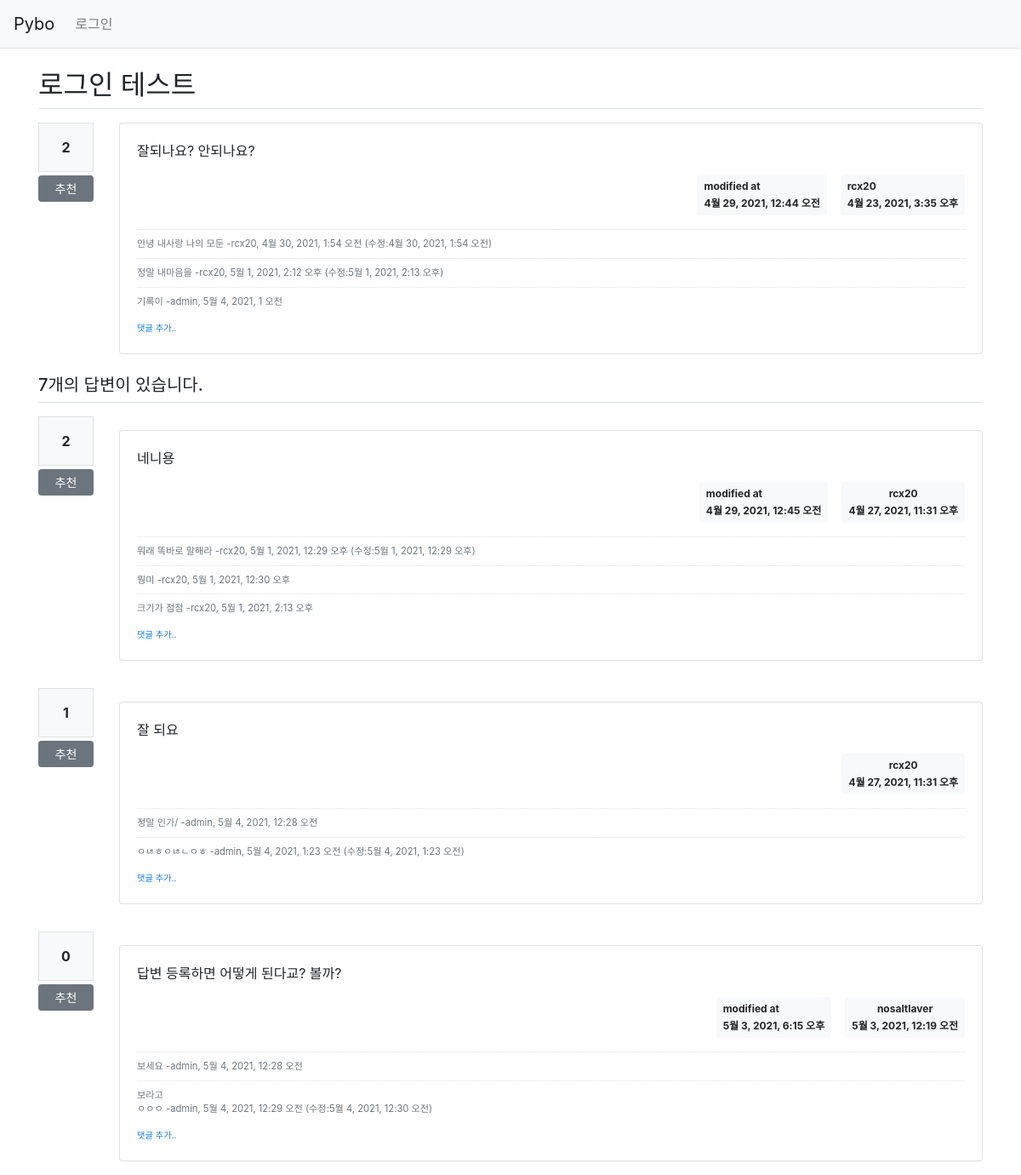
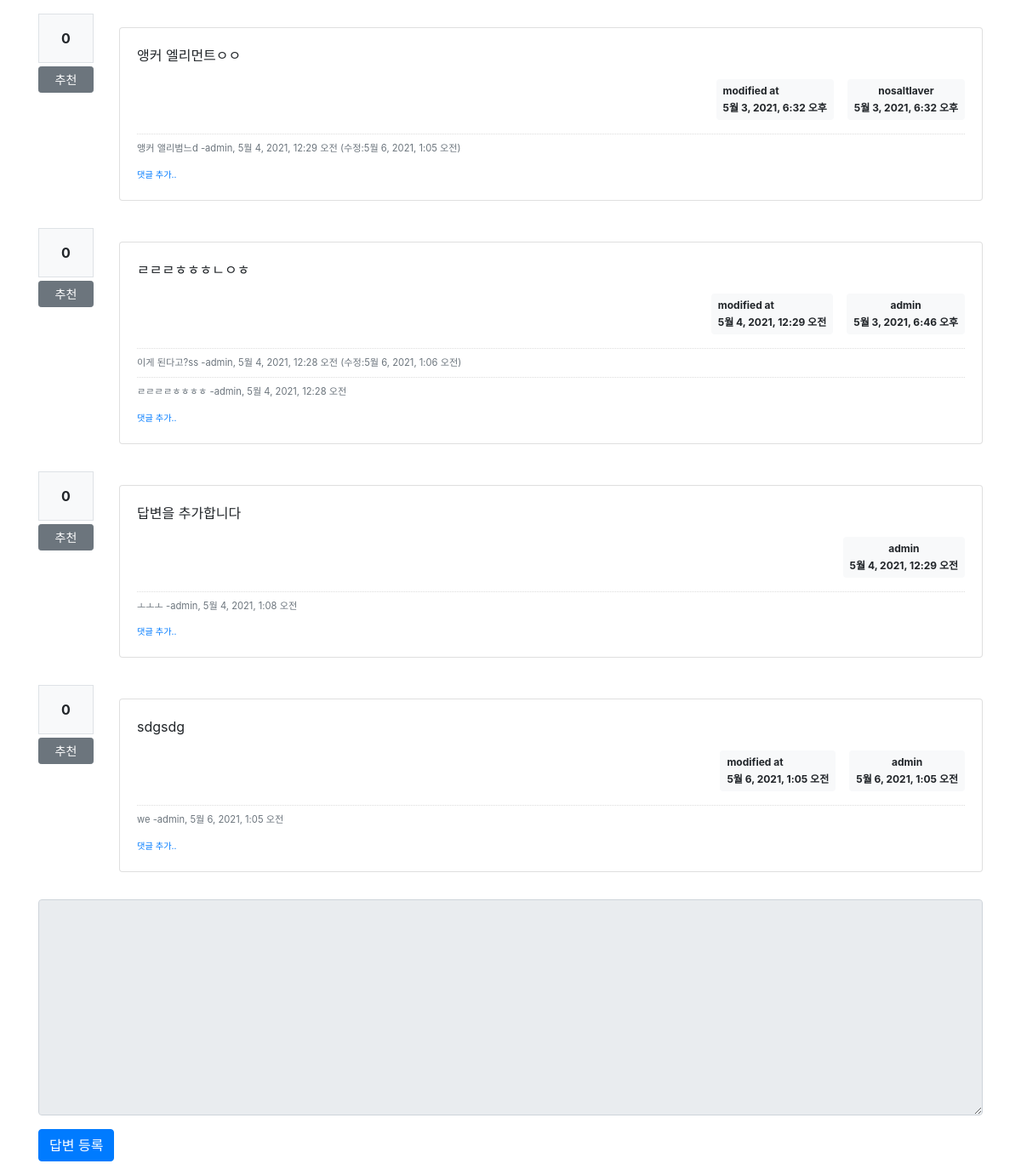
The page /pybo/307/ on the database its author committed (2 pictures, top to bottom).
### pybo/models.py (models this page shows, shortened)
class Question(models.Model):
    author=models.ForeignKey(User, on_delete=models.CASCADE, related_name='author_question')
    subject=models.CharField(max_length=200)
    content=models.TextField()
    create_date=models.DateTimeField()
    modify_date=models.DateTimeField(null=True, blank=True)
    voter=models.ManyToManyField(User, related_name='voter_question')

class Comment(models.Model):
    author=models.ForeignKey(User, on_delete=models.CASCADE)
    content=models.TextField()
    create_date=models.DateTimeField()
    modify_date=models.DateTimeField(null=True, blank=True)
    question=models.ForeignKey(Question, null=True, blank=True, on_delete=models.CASCADE)
    answer=models.ForeignKey(Answer, null=True, blank=True, on_delete=models.CASCADE)

class Answer(models.Model):
    author=models.ForeignKey(User, on_delete=models.CASCADE, related_name='author_answer')
    question=models.ForeignKey(Question, on_delete=models.CASCADE)
    content=models.TextField()
    create_date=models.DateTimeField()
    modify_date=models.DateTimeField(null=True, blank=True)
    voter=models.ManyToManyField(User, related_name='voter_answer')

### pybo/views/base_views.py (the view)
# urls.py: path('<int:question_id>/',base_views.detail, name='detail'),
def detail(request, question_id):
    question=get_object_or_404(Question, pk=question_id)
    context={'question':question}
    return render(request, 'pybo/question_detail.html', context)

### pybo/templatetags/pybo_filter.py (called while the page is built)
@register.filter()
def mark(value):
    extensions=["nl2br","fenced_code"]
    return mark_safe(markdown.markdown(value, extension=extensions))

### templates/pybo/question_detail.html (shortened to what this page needs)
{% extends 'base.html' %}
{% load pybo_filter %}
{% block content %}
<div class="container my-3">
    <h2 class="border-bottom py-2">{{question.subject}}</h2>
    <div class="row my-3">
        <div class="col-1">
            <div class="bg-light text-center p-3 border font-weight-bolder mb-1">
                {{question.voter.count}}
            </div>
            <a href="#" data-uri="{% url 'pybo:vote_question' question.id %}" class="recommend btn btn-sm btn-secondary btn-block my-1">
                추천
            </a>
        </div>
        <div class="col-11">
            <div class="card">
                <div class="card-body">
                    <div class="card-text">
                        {{question.content|mark}}
                    </div>
                    <div class="d-flex justify-content-end">
                        {% if question.modify_date %}
                            <div class="badge badge-light p-2 text-left mx-3">
                                <div class="mb-2">modified at</div>
                                <div>{{ question.modify_date }}</div>
                            </div>
                        {% endif %}
                        <div class="badge badge-light p-2 text-left">
                            <div class="mb-2">{{ question.author.username }}</div>
                            <div>{{question.create_date}}</div>
                        </div>
                    </div>
                    {% if question.comment_set.count > 0 %}
                        <div class="mt-3">
                            {% for comment in question.comment_set.all %}
                                <div class="comment py-2 text-muted">
                                    <span style="white-space: pre-line;">{{ comment.content }}</span>
                                    <span>
                                        -{{ comment.author }}, {{ comment.create_date}}
                                        {% if comment.modify_date %}
                                        (수정:{{ comment.modify_date }})
                                        {% endif %}
                                    </span>
                                </div>
                            {% endfor %}
                        </div>
                    {% endif %}
                    <div>
                        <a href="{% url 'pybo:comment_create_question' question.id %}" class="small"><small>댓글 추가..</small></a>
                    </div>
                </div>
            </div>
        </div>
    </div>
    <h5 class="border-bottom my-3 py-2">
        {{ question.answer_set.count }}개의 답변이 있습니다.
    </h5>
    {% for answer in question.answer_set.all %}
        <div class="row my-3">
            <div class="col-1">
                <div class="bg-light text-center p-3 border font-weight-bolder mb-1">
                    {{answer.voter.count}}
                </div>
                <a href="#" data-uri="{% url 'pybo:vote_answer' answer.id %}" class="recommend btn btn-sm btn-secondary btn-block my-1">
                    추천
                </a>
            </div>
            <div class="col-11">
                <div class="card my-3">
                    <div class="card-body">
                        <div class="card-text">
                            {{answer.content|mark}}
                        </div>
                        <div class="d-flex justify-content-end">
                            {% if answer.modify_date %}
                                <div class="badge badge-light p-2 text-left mx-3">
                                    <div class="mb-2">modified at</div>
                                    <div>{{ answer.modify_date }}</div>
                                </div>
                            {% endif %}
                            <div class="badge badge-light p-2" text-left>
                                <div class='mb-2'>{{ answer.author.username }}</div>
                                <div> {{answer.create_date}} </div>
                            </div>
                        </div>
                        {% if answer.comment_set.count > 0 %}
                            <div class="mt-3">
                                {% for comment in answer.comment_set.all %}
                                    <div class="comment py-2 text-muted">
                                        <sapn style="white-space: pre-line;">{{ comment.content }}</sapn>
                                        <sapn>
                                            -{{ comment.author }}, {{ comment.create_date }}
                                            {% if comment.modify_date %}
                                            (수정:{{ comment.modify_date }})
                                            {% endif %}
                                        </sapn>
                                    </div>
                                {% endfor %}
                            </div>
                        {% endif %}
                        <div>
                            <a href="{% url 'pybo:comment_create_answer' answer.id %}" class="small"><small>댓글 추가..</small></a>
                        </div>
                    </div>
                </div>
            </div>
        </div>
    {% endfor %}
    <form action="{% url 'pybo:answer_create' question.id %}" method="post" class="my-3">
        <div class="form-group">
            <textarea name="content" id="content"
            {% if not user.is_authenticated %}disabled{% endif %}
            class="form-control" rows="10"></textarea>
        </div>
        <input type="submit" value="답변 등록" class="btn btn-primary">
    </form>
</div>
{% endblock %}

### static/style.css (style rules this page uses)
.comment { border-top:dotted 1px #ddd; font-size:0.7em; }

### rows shown on the page
Question: subject "로그인 테스트", voter.count "2", content|mark "잘되나요? 안되나요?", modify_date "4월 29, 2021, 12:44 오전", author.username "rcx20", create_date "4월 23, 2021, 3:35 오후", answer_set.count "7"
Comment: content "안녕 내사랑 나의 모둔", author "rcx20", create_date "4월 30, 2021, 1:54 오전", modify_date "4월 30, 2021, 1:54 오전"
Comment: content "정말 내마음을", author "rcx20", create_date "5월 1, 2021, 2:12 오후", modify_date "5월 1, 2021, 2:13 오후"
Comment: content "기록이", author "admin", create_date "5월 4, 2021, 1 오전"
Answer: voter.count "2", content|mark "네니용", modify_date "4월 29, 2021, 12:45 오전", author.username "rcx20", create_date "4월 27, 2021, 11:31 오후"
Comment: content "뭐래 똑바로 말해라", author "rcx20", create_date "5월 1, 2021, 12:29 오후", modify_date "5월 1, 2021, 12:29 오후"
Comment: content "뭥미", author "rcx20", create_date "5월 1, 2021, 12:30 오후"
Comment: content "크기가 점점", author "rcx20", create_date "5월 1, 2021, 2:13 오후"
Answer: voter.count "1", content|mark "잘 되요", author.username "rcx20", create_date "4월 27, 2021, 11:31 오후"
Comment: content "정말 인가/", author "admin", create_date "5월 4, 2021, 12:28 오전"
Comment: content "ㅇㄶㅎㅇㄶㄴㅇㅎ", author "admin", create_date "5월 4, 2021, 1:23 오전", modify_date "5월 4, 2021, 1:23 오전"
Answer: voter.count "0", content|mark "답변 등록하면 어떻게 된다교? 볼까?", modify_date "5월 3, 2021, 6:15 오후", author.username "nosaltlaver", create_date "5월 3, 2021, 12:19 오전"
Comment: content "보세요", author "admin", create_date "5월 4, 2021, 12:28 오전"
Comment: content "보라고 ㅇㅇㅇ", author "admin", create_date "5월 4, 2021, 12:29 오전", modify_date "5월 4, 2021, 12:30 오전"
Answer: voter.count "0", content|mark "앵커 엘리먼트ㅇㅇ", modify_date "5월 3, 2021, 6:32 오후", author.username "nosaltlaver", create_date "5월 3, 2021, 6:32 오후"
Comment: content "앵커 앨리범느d", author "admin", create_date "5월 4, 2021, 12:29 오전", modify_date "5월 6, 2021, 1:05 오전"
Answer: voter.count "0", content|mark "ㄹㄹㄹㅎㅎㅎㄴㅇㅎ", modify_date "5월 4, 2021, 12:29 오전", author.username "admin", create_date "5월 3, 2021, 6:46 오후"
Comment: content "이게 된다고?ss", author "admin", create_date "5월 4, 2021, 12:28 오전", modify_date "5월 6, 2021, 1:06 오전"
Comment: content "ㄹㄹㄹㄹㅎㅎㅎㅎ", author "admin", create_date "5월 4, 2021, 12:28 오전"
Answer: voter.count "0", content|mark "답변을 추가합니다", author.username "admin", create_date "5월 4, 2021, 12:29 오전"
Comment: content "ㅗㅗㅗ", author "admin", create_date "5월 4, 2021, 1:08 오전"
Answer: voter.count "0", content|mark "sdgsdg", modify_date "5월 6, 2021, 1:05 오전", author.username "admin", create_date "5월 6, 2021, 1:05 오전"
Comment: content "we", author "admin", create_date "5월 6, 2021, 1:05 오전"
